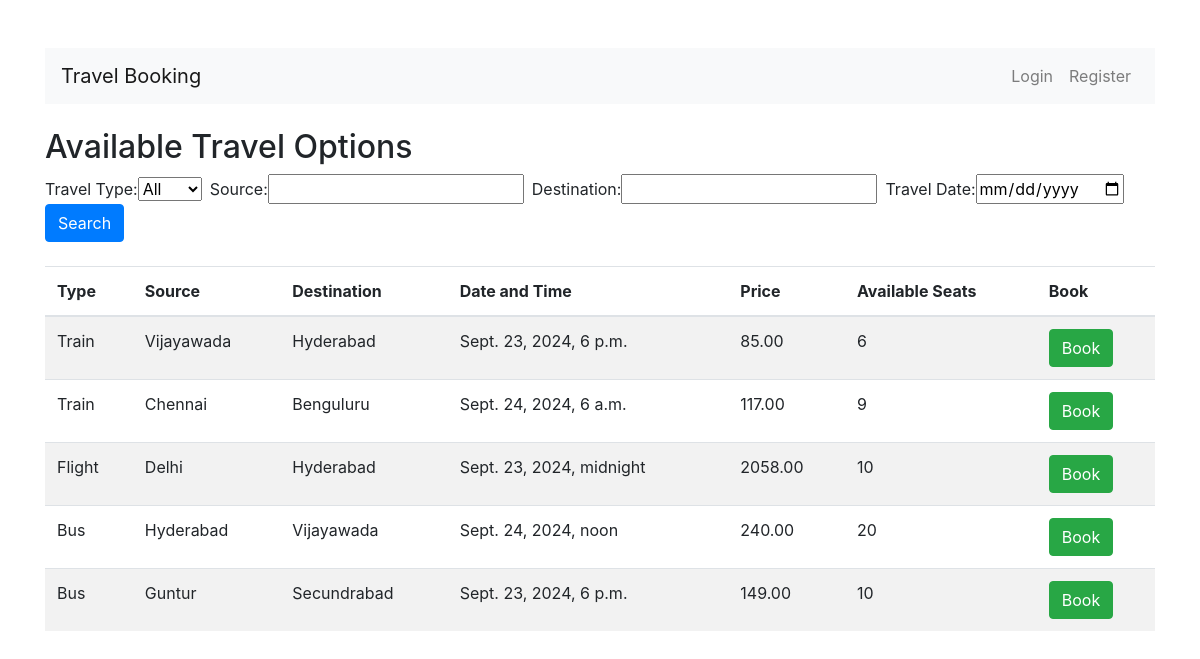
Screenshot of /travel-options/ with the database file from the repository.
### users/models.py (models this page shows, shortened)
class TravelOption(models.Model):
    TRAVEL_TYPES = [
        ('flight', 'Flight'),
        ('train', 'Train'),
        ('bus', 'Bus'),
    ]
    travel_id = models.AutoField(primary_key=True)  # Auto-generated travel ID
    travel_type = models.CharField(max_length=10, choices=TRAVEL_TYPES)  # Flight/Train/Bus
    source = models.CharField(max_length=100)  # Starting point
    destination = models.CharField(max_length=100)  # Destination
    date_time = models.DateTimeField()  # Travel date and time
    price = models.DecimalField(max_digits=10, decimal_places=2)  # Price
    available_seats = models.PositiveIntegerField()  # Available seats

### users/views.py (the view, shortened to what this page needs)
# urls.py: path('travel-options/', travel_options_list, name='travel_options_list'),  # List view
def travel_options_list(request):
    travel_options = TravelOption.objects.all()  # Start with all travel options
    form = TravelOptionSearchForm(request.GET or None)  # Pass GET data to the form
    return render(request, 'users/travel_options_list.html', {
        'form': form,
        'travel_options': travel_options,
    })

### users/forms.py
class TravelOptionSearchForm(forms.Form):
    TRAVEL_TYPES = [
        ('', 'All'),  # Allow 'All' as an option
        ('flight', 'Flight'),
        ('train', 'Train'),
        ('bus', 'Bus'),
    ]
    travel_type = forms.ChoiceField(choices=TRAVEL_TYPES, required=False, label="Travel Type")
    source = forms.CharField(max_length=100, required=False, label="Source")
    destination = forms.CharField(max_length=100, required=False, label="Destination")
    date = forms.DateField(widget=forms.DateInput(attrs={'type': 'date'}), required=False, label="Travel Date")

### users/templates/users/travel_options_list.html (shortened to what this page needs)
{% extends "base.html" %}
{% block content %}
<h2>Available Travel Options</h2>
<form method="get" class="form-inline mb-4">
    <div class="form-group mr-2">
        {{ form.travel_type.label_tag }} {{ form.travel_type }}
    </div>
    <div class="form-group mr-2">
        {{ form.source.label_tag }} {{ form.source }}
    </div>
    <div class="form-group mr-2">
        {{ form.destination.label_tag }} {{ form.destination }}
    </div>
    <div class="form-group mr-2">
        {{ form.date.label_tag }} {{ form.date }}
    </div>
    <button type="submit" class="btn btn-primary">Search</button>
</form>
<table class="table table-striped">
    <thead>
        <tr>
            <th>Type</th>
            <th>Source</th>
            <th>Destination</th>
            <th>Date and Time</th>
            <th>Price</th>
            <th>Available Seats</th>
            <th>Book</th>
        </tr>
    </thead>
    <tbody>
        {% for option in travel_options %}
        <tr>
            <td>{{ option.get_travel_type_display }}</td>
            <td>{{ option.source }}</td>
            <td>{{ option.destination }}</td>
            <td>{{ option.date_time }}</td>
            <td>{{ option.price }}</td>
            <td>{{ option.available_seats }}</td>
            <td><a href="{% url 'book_travel_option' option.travel_id %}" class="btn btn-success">Book</a></td>
        </tr>
        {% empty %}
        <tr>
            <td colspan="7">No travel options found matching your criteria.</td>
        </tr>
        {% endfor %}
    </tbody>
</table>
{% endblock %}

### users/templates/base.html (shortened to what this page needs)
<!DOCTYPE html>
<html lang="en">
<head>
    <link rel="stylesheet" href="https://stackpath.bootstrapcdn.com/bootstrap/4.5.2/css/bootstrap.min.css">
</head>
<body>
    <div class="container mt-5">
        <nav class="navbar navbar-expand-lg navbar-light bg-light">
            <a class="navbar-brand" href="/">Travel Booking</a>
            <ul class="navbar-nav ml-auto">
                {% if user.is_authenticated %}
                    <li class="nav-item">
                        <a style="color: rgb(0, 127, 206);" class="nav-link" href="{% url 'profile' %}">{{ user.username }} Profile</a>
                    </li>
                    <li class="nav-item">
                        <form action="{% url 'logout' %}" method="POST" class="d-inline">
                            {% csrf_token %}
                            <button type="submit" class="btn btn-link nav-link">Logout</button>
                        </form>
                    </li>
                {% else %}
                    <li class="nav-item">
                        <a class="nav-link" href="{% url 'login' %}">Login</a>
                    </li>
                    <li class="nav-item">
                        <a class="nav-link" href="{% url 'register' %}">Register</a>
                    </li>
                {% endif %}
            </ul>
        </nav>
        <div class="content mt-4">
            {% block content %}
            {% endblock %}
        </div>
    </div>
</body>
</html>

### rows the page displays
TravelOption: travel_type "Train", source "Vijayawada", destination "Hyderabad", date_time "Sept. 23, 2024, 6 p.m.", price "85.00", available_seats "6"
TravelOption: travel_type "Train", source "Chennai", destination "Benguluru", date_time "Sept. 24, 2024, 6 a.m.", price "117.00", available_seats "9"
TravelOption: travel_type "Flight", source "Delhi", destination "Hyderabad", date_time "Sept. 23, 2024, midnight", price "2058.00", available_seats "10"
TravelOption: travel_type "Bus", source "Hyderabad", destination "Vijayawada", date_time "Sept. 24, 2024, noon", price "240.00", available_seats "20"
TravelOption: travel_type "Bus", source "Guntur", destination "Secundrabad", date_time "Sept. 23, 2024, 6 p.m.", price "149.00", available_seats "10"
